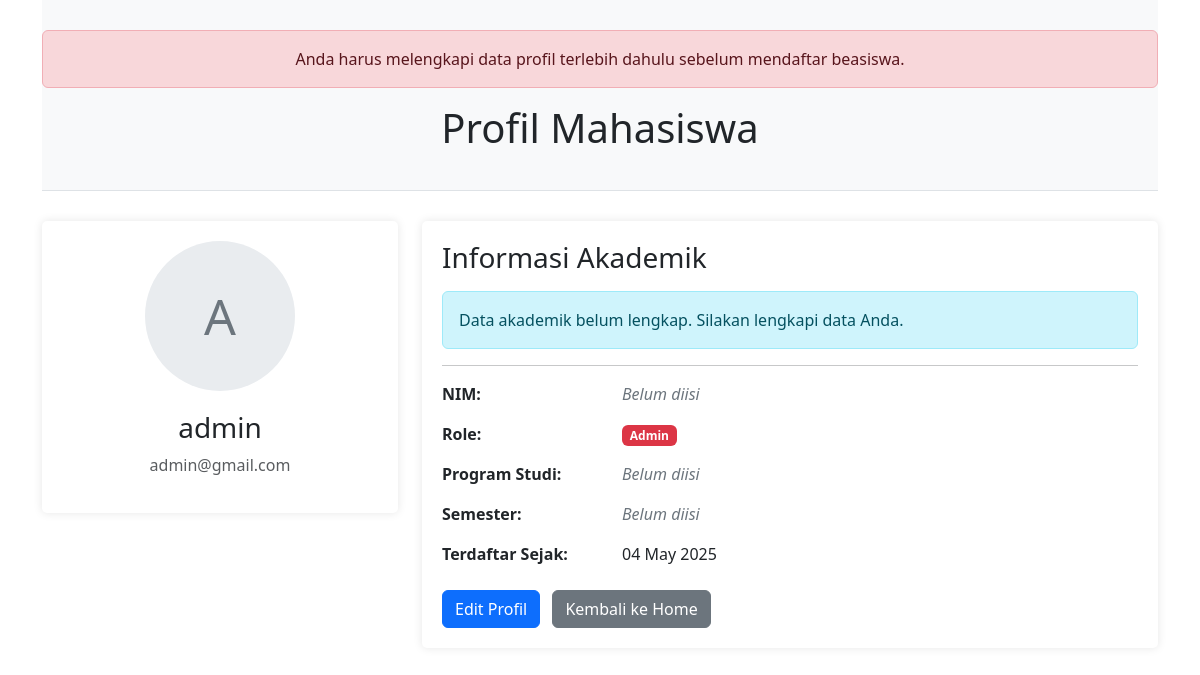
The app's page /profile.php?msg=incomplete_profile (signed in) with its own data.
### tables this page shows
CREATE TABLE `users` (
  `id_user` int(11) NOT NULL,
  `nama` varchar(100) NOT NULL,
  `email` varchar(100) NOT NULL,
  `password` varchar(255) NOT NULL,
  `role` enum('admin','mahasiswa') NOT NULL,
  `created_at` timestamp NOT NULL DEFAULT current_timestamp()
);

### profile.php (the view, shortened to what this page needs)
<?php
require_once 'config.php';
$user_id = $_SESSION['user_id'];
$user_query = "SELECT * FROM users WHERE id_user = ?";
$user_stmt = $conn->prepare($user_query);
$user_stmt->bind_param("i", $user_id);
$user_stmt->execute();
$user_result = $user_stmt->get_result();
$user = $user_result->fetch_assoc();
$query = "SELECT m.*, p.nama_prodi, p.jenjang, p.kode_prodi
          FROM mahasiswa m
          LEFT JOIN prodi p ON m.id_prodi = p.id_prodi
          WHERE m.user_id = ?";
$stmt = $conn->prepare($query);
$stmt->bind_param("i", $user_id);
$stmt->execute();
$result = $stmt->get_result();
if ($result->num_rows > 0) {
    $student = $result->fetch_assoc();
    $has_student_data = true;
} else {
    $student = [
        'nim' => '',
        'semester' => '',
        'created_at' => $user['created_at'] ?? date('Y-m-d H:i:s'),
        'nama_prodi' => '',
        'jenjang' => '',
        'kode_prodi' => ''
    ];
    $has_student_data = false;
}
if (isset($_GET['msg']) && $_GET['msg'] == 'incomplete_profile') {
    $error_message = "Anda harus melengkapi data profil terlebih dahulu sebelum mendaftar beasiswa.";
} else {
    $error_message = "";
}
?>
<!DOCTYPE html>
<html lang="en">
<head>
    <link href="https://cdn.jsdelivr.net/npm/bootstrap@5.3.0-alpha1/dist/css/bootstrap.min.css" rel="stylesheet">
</head>
<body>
    <div class="container">
        <div class="profile-header text-center">
        <?php if (!empty($error_message)): ?>
        <div class="alert alert-danger" role="alert">
            <?php echo $error_message; ?>
        </div>
        <?php endif; ?>
            <h1>Profil Mahasiswa</h1>
        </div>
        <div class="row">
            <div class="col-lg-4">
                <div class="profile-info text-center">
                    <div class="profile-pic">
                        <?php echo strtoupper(substr($user['nama'], 0, 1)); ?>
                    </div>
                    <h3><?php echo htmlspecialchars($user['nama']); ?></h3>
                    <p class="text-muted"><?php echo htmlspecialchars($user['email']); ?></p>
                </div>
            </div>
            <div class="col-lg-8">
                <div class="profile-info">
                    <h3>Informasi Akademik</h3>
                    <?php if (!$has_student_data): ?>
                    <div class="alert alert-info mt-3">
                        Data akademik belum lengkap. Silakan lengkapi data Anda.
                    </div>
                    <?php endif; ?>
                    <hr>
                    <div class="row mb-3">
                        <div class="col-sm-3">
                            <strong>NIM:</strong>
                        </div>
                        <div class="col-sm-9">
                            <?php
                                if (!empty($student['nim'])) {
                                    echo htmlspecialchars($student['nim']);
                                } else {
                                    echo '<span class="empty-data">Belum diisi</span>';
                                }
                            ?>
                        </div>
                    </div>
                    <div class="row mb-3">
                        <div class="col-sm-3">
                            <strong>Role:</strong>
                        </div>
                        <div class="col-sm-9">
                            <span class="badge bg-<?php echo ($user['role'] == 'admin') ? 'danger' : 'primary'; ?>">
                                <?php echo ucfirst(htmlspecialchars($user['role'])); ?>
                            </span>
                        </div>
                    </div>
                    <div class="row mb-3">
                        <div class="col-sm-3">
                            <strong>Program Studi:</strong>
                        </div>
                        <div class="col-sm-9">
                            <?php
                                if (!empty($student['nama_prodi'])) {
                                    echo htmlspecialchars($student['nama_prodi']);
                                    if (!empty($student['jenjang'])) {
                                        echo " (".htmlspecialchars($student['jenjang']).")";
                                    }
                                    if (!empty($student['kode_prodi'])) {
                                        echo " - ".htmlspecialchars($student['kode_prodi']);
                                    }
                                } else {
                                    echo '<span class="empty-data">Belum diisi</span>';
                                }
                            ?>
                        </div>
                    </div>
                    <div class="row mb-3">
                        <div class="col-sm-3">
                            <strong>Semester:</strong>
                        </div>
                        <div class="col-sm-9">
                            <?php
                                if (!empty($student['semester'])) {
                                    echo htmlspecialchars($student['semester']);
                                } else {
                                    echo '<span class="empty-data">Belum diisi</span>';
                                }
                            ?>
                        </div>
                    </div>
                    <div class="row mb-3">
                        <div class="col-sm-3">
                            <strong>Terdaftar Sejak:</strong>
                        </div>
                        <div class="col-sm-9">
                            <?php echo date('d F Y', strtotime($user['created_at'])); ?>
                        </div>
                    </div>
                    <div class="mt-4">
                        <a href="edit_profile.php" class="btn btn-primary">Edit Profil</a>
                        <a href="homepage.php" class="btn btn-secondary ms-2">Kembali ke Home</a>
                    </div>
                </div>
            </div>
        </div>
    </div>
</body>
</html>

### profile.php (style rules this page uses)
.profile-header { background-color: #f8f9fa; padding: 30px 0; margin-bottom: 30px; border-bottom: 1px solid #dee2e6; }
.profile-info { padding: 20px; background-color: #fff; border-radius: 5px; box-shadow: 0 0 10px rgba(0,0,0,0.1); }
.profile-pic { width: 150px; height: 150px; border-radius: 50%; background-color: #e9ecef; display: flex; align-items: center; justify-content: center; margin: 0 auto 20px; font-size: 50px; color: #6c757d; }
.empty-data { color: #6c757d; font-style: italic; }

### records on screen
users: nama "A", nama "admin", email "admin@gmail.com", role "Admin", created_at "04 May 2025"

### other values on screen
$error_message "Anda harus melengkapi data profil terlebih dahulu sebelum mendaftar beasiswa."
